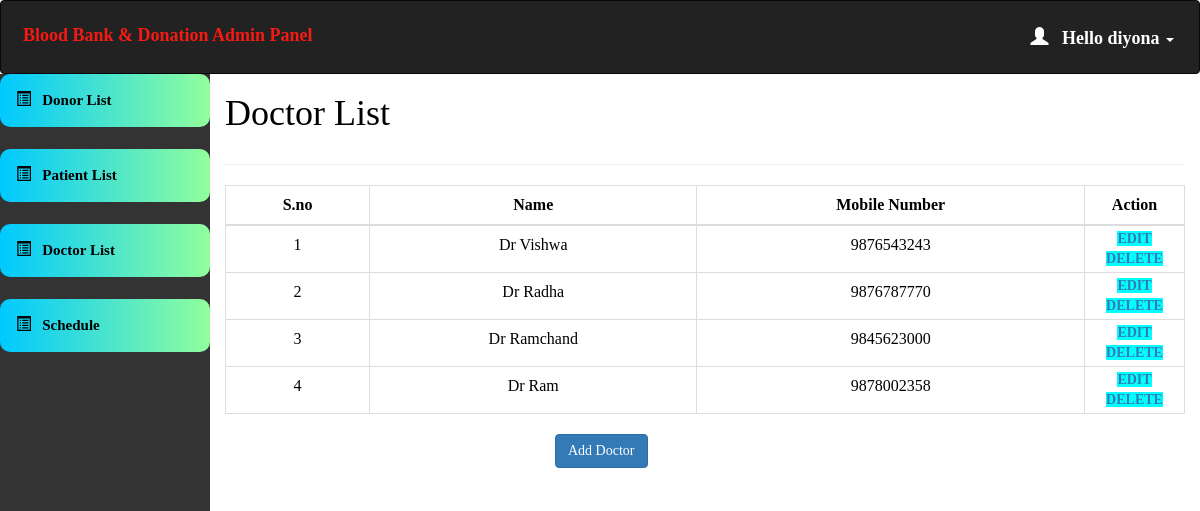
The app's page /admin/doctor_list.php (signed in) with its own data.
### tables this page shows
CREATE TABLE `doctor` (
  `doctor_id` int(11) NOT NULL,
  `doctor_name` varchar(20) NOT NULL,
  `doctor_phone` varchar(10) NOT NULL
);

### admin/doctor_list.php (the view, shortened to what this page needs)
<html>
<head>
  <link rel="stylesheet" href="https://maxcdn.bootstrapcdn.com/bootstrap/3.4.1/css/bootstrap.min.css">
</head>
<?php
include 'conn.php';
  if (isset($_SESSION['loggedin']) && $_SESSION['loggedin'] == true) {
  ?>
<body style="color:black">
<div id="header">
<?php include 'header.php';
?>
</div>
<div id="sidebar">
<?php $active="list"; include 'sidebar.php'; ?>
</div>
<div id="content" >
  <div class="content-wrapper">
    <div class="container-fluid">
      <div class="row">
        <div class="col-md-12 lg-12 sm-12">
          <h1 class="page-title">Doctor List</h1>
        </div>
      </div>
      <hr>
      <?php
        include 'conn.php';
        $limit = 10;
        if(isset($_GET['page'])){
          $page = $_GET['page'];
        }else{
          $page = 1;
        }
        $offset = ($page - 1) * $limit;
        $count=$offset+1;
        $sql= "select * from doctor  LIMIT {$offset},{$limit}";
        $result=mysqli_query($conn,$sql);
        if(mysqli_num_rows($result)>0)   {
       ?>
       <div class="table-responsive">
      <table class="table table-bordered" style="text-align:center">
          <thead style="text-align:center">
          <th style="text-align:center">S.no</th>
          <th style="text-align:center">Name</th>
          <th style="text-align:center">Mobile Number</th>
          <th style="text-align:center">Action</th>
          </thead>
          <tbody>
            <?php
            while($row = mysqli_fetch_assoc($result)) { ?>
          <tr>
                  <td><?php echo $count++; ?></td>
                  <td><?php echo $row['doctor_name']; ?></td>
                  <td><?php echo $row['doctor_phone']; ?></td>
                    <td id="he" style="width:100px">
                    <a style="background-color:aqua" href='editdoctor.php?id=<?php echo $row['doctor_id']; ?>'> Edit </a>
                    <a style="background-color:aqua" href='deleter.php?id=<?php echo $row['doctor_id']; ?>'> Delete </a>
                </td>
              </tr>
            <?php } ?>
          </tbody>
      </table>
    </div>
    <?php } ?>
       <form method="post" name="" action="add_doctor.php" class="form-horizontal">
         <div class="form-group">
           <div class="col-sm-8 col-sm-offset-4" style="float:left">
             <button class="btn btn-primary" name="" type="submit">Add Doctor</button>
           </div>
         </div>
       </form>
   <?php }
    ?>
</body>
</html>

### admin/header.php (shortened to what this page needs)
<!DOCTYPE html>
<html>
<head>
  <link rel="stylesheet" href="https://maxcdn.bootstrapcdn.com/bootstrap/3.4.1/css/bootstrap.min.css">
</head>
<body>
<nav class="navbar navbar-inverse">
  <div class="container-fluid">
    <div class="navbar-header">
      <a class="navbar-brand" id="qq" href="dashboard.php" style="color:#F51A14;">Blood Bank & Donation Admin Panel</a>
    </div>
    <ul class="nav navbar-nav navbar-right">
      <li class="dropdown"><a class="dropdown-toggle" id="qw" data-toggle="dropdown" href="#" style="font-weight:bold;color:white "> <span class="glyphicon glyphicon-user"></span>&nbsp&nbsp
        <?php
        include 'conn.php';
        $username=$_SESSION['username'];
        $sql="select * from admin_info where admin_username='$username'";
        $result=mysqli_query($conn,$sql) or die("query failed.");
        $row=mysqli_fetch_assoc($result);
        echo "Hello ".$row['admin_username'];
       ?><span class="caret"></span></a>
    </li>
    </ul>
  </div>
</nav>
</body></html>

### admin/doctor_list.php (style rules this page uses)
#sidebar { position:relative;margin-top:-20px }
#content { position:relative;margin-left:210px }
#he { font-size: 14px; font-weight: 600; text-transform: uppercase; padding: 3px 7px; color: #fff; text-decoration: none; border-radius: 3px; align:center }

### admin/header.php (style rules this page uses)
.navbar { background-color: #333333 ; padding: 10px 10px; color:#FF0404 ; }
.navbar a { float: left; color: white; text-align: center; padding: 12px; text-decoration: none; font-size: 18px; line-height: 25px; }
.navbar-brand { font-size: 25px; font-weight: bold; }
.navbar a { float: none; display: block; text-align: left; }
.navbar-right { float: none; }

### admin/sidebar.php (style rules this page uses)
body { margin: 0; font-family: 'Averia Gruesa Libre';font-size: 15px; color:#F8F9F9; }

### records on screen
doctor: doctor_name "Dr Vishwa", doctor_phone "9876543243"
doctor: doctor_name "Dr Radha", doctor_phone "9876787770"
doctor: doctor_name "Dr Ramchand", doctor_phone "9845623000"
doctor: doctor_name "Dr Ram", doctor_phone "9878002358"

### other values on screen
$row['admin_username'] "diyona"
